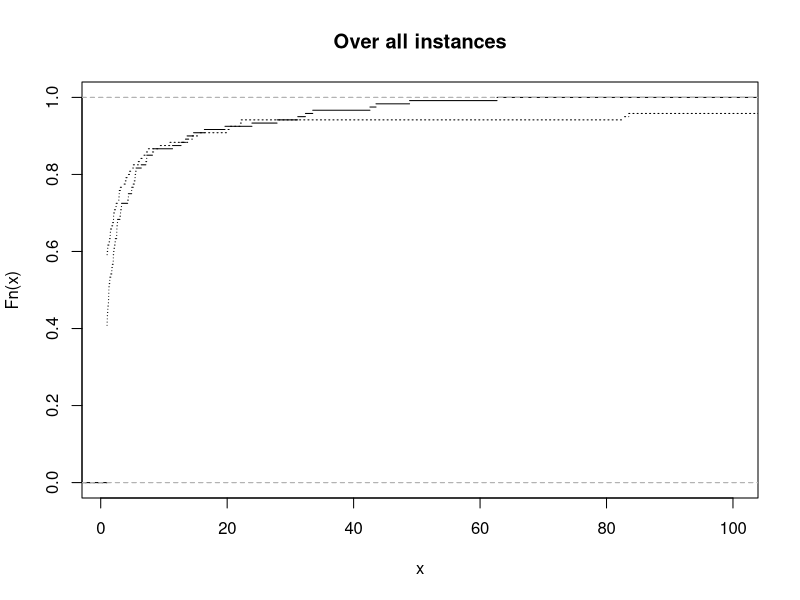

Reproduce this figure in R.
## ---- chunk 1
library(rmarkdown)
## ---- chunk 2
benders = read.csv("./results_benders.csv", header = FALSE)
colnames(benders) <- c("instance", "gamma", "status", "reason", "objective", "time", "nodes")
## ---- chunk 3
paged_table(benders)
## ---- chunk 4
ccg = read.csv("./results_ccg.csv", header = FALSE)
colnames(ccg) <- c("instance", "gamma", "iter", "LB", "UB", "time", "inner_iter_1", "inner_iter_2")
## ---- chunk 5
paged_table(ccg)
## ---- chunk 6
results = merge(benders, ccg, by = c("instance", "gamma"))
results = results[,c("instance", "gamma", "objective", "time.x", "UB", "time.y")]
colnames(results) <- c("instance", "gamma", "obj_benders", "time_benders", "obj_ccg", "time_ccg")
## ---- chunk 7
library(stringr)
parsed = t(apply(as.matrix(results$instance), 1, function(str)  str_extract_all(str, regex("([0-9]+)"))[[1]]))
results$n_knapsacks = as.double(parsed[,1])
results$n_items = as.double(parsed[,2])
results$alpha = as.double(parsed[,3]) / 100
## ---- chunk 8
if (sum(results$time_ccg > 3600) > 0) {
  results[results$time_ccg > 3600,]$time_ccg <- 3600
}

if (sum(results$time_benders > 3600) > 0) {
  results[results$time_benders > 3600,]$time_benders <- 3600
}
## ---- chunk 9
paged_table(results)
## ---- chunk 10
results[abs(results$obj_benders - results$obj_ccg) > 1e-3 & results$time_ccg < 3600 & results$time_benders < 3600, ][,c("instance", "obj_benders", "obj_ccg", "time_benders", "time_ccg")]
## ---- chunk 11
attemps = aggregate(results[,c("instance")], list(results$gamma, results$n_knapsacks, results$n_items, results$alpha), length)
colnames(attemps) <- c("gamma", "n_knapsacks", "n_items", "alpha", "total")
attemps = attemps[order(attemps$gamma, attemps$n_knapsacks, attemps$n_items, attemps$alpha),]
## ---- chunk 12
results$unsolved_benders = results$time_benders >= 3600
results$unsolved_ccg = results$time_ccg >= 3600
## ---- chunk 13
unsolved = aggregate(results[,c("unsolved_benders", "unsolved_ccg")], list(results$gamma, results$n_knapsacks, results$n_items, results$alpha), sum)
colnames(unsolved) <- c("gamma", "n_knapsacks", "n_items", "alpha", "unsolved_benders", "unsolved_ccg")
unsolved = unsolved[order(unsolved$gamma, unsolved$n_knapsacks, unsolved$n_items, unsolved$alpha),]
## ---- chunk 14
compute_mean_time <- function(column_with_time) {
  only_solved_instances = results[results[,column_with_time] < 3600,]
  cpu_times = aggregate(only_solved_instances[,column_with_time], list(only_solved_instances$gamma, only_solved_instances$n_knapsacks, only_solved_instances$n_items, only_solved_instances$alpha), mean)
  colnames(cpu_times) <- c("gamma", "n_knapsacks", "n_items", "alpha", "time")
  cpu_times = cpu_times[order(cpu_times$gamma, cpu_times$n_knapsacks, cpu_times$n_items, cpu_times$alpha),]
  return (cpu_times)
}

mean_time_benders = compute_mean_time("time_benders")
mean_time_ccg = compute_mean_time("time_ccg")
## ---- chunk 15
Table1 = cbind(attemps, unsolved[,c("unsolved_benders", "unsolved_ccg")],mean_time_benders$time, mean_time_ccg$time)
colnames(Table1) <- c("gamma", "K", "N", "alpha", "Total", "Unsolved benders", "Unsolved CCG", "Time benders", "Time CCG")
## ---- chunk 16
rownames(Table1) <- NULL
knitr::kable(Table1, digits = c(0,0,0,2,0,0,0,2,2))
## ---- chunk 17
results$time_best = apply(results[,c("time_benders", "time_ccg")], 1, FUN = min)
## ---- chunk 18
results$perf_benders = results$time_benders / results$time_best
results$perf_ccg = results$time_ccg / results$time_best
## ---- chunk 19
max_perf = max( max(results$time_benders), max(results$time_ccg) )

results$perf_benders[results$time_benders >= 3600] = max_perf
results$perf_ccg[results$time_ccg >= 3600] = max_perf
## ---- chunk 20
plot_performance_profile <- function(data, xlim = c(1, max_perf), ylim = c(0., 1.), title = "Performance profile") {
  
  perf_profile_benders = ecdf(data[,"perf_benders"])
  perf_profile_ccg = ecdf(data[,"perf_ccg"])
  
  plot(perf_profile_benders, col = "black", xlim = xlim, ylim = ylim, lty = "solid", cex = 0, main = title)
  lines(perf_profile_ccg, col = "black", xlim = xlim, ylim = ylim, lty = "dotted", cex = 0)
  
}

xlim = c(1, 100)

plot_performance_profile(results, title = "Over all instances", xlim = xlim)
